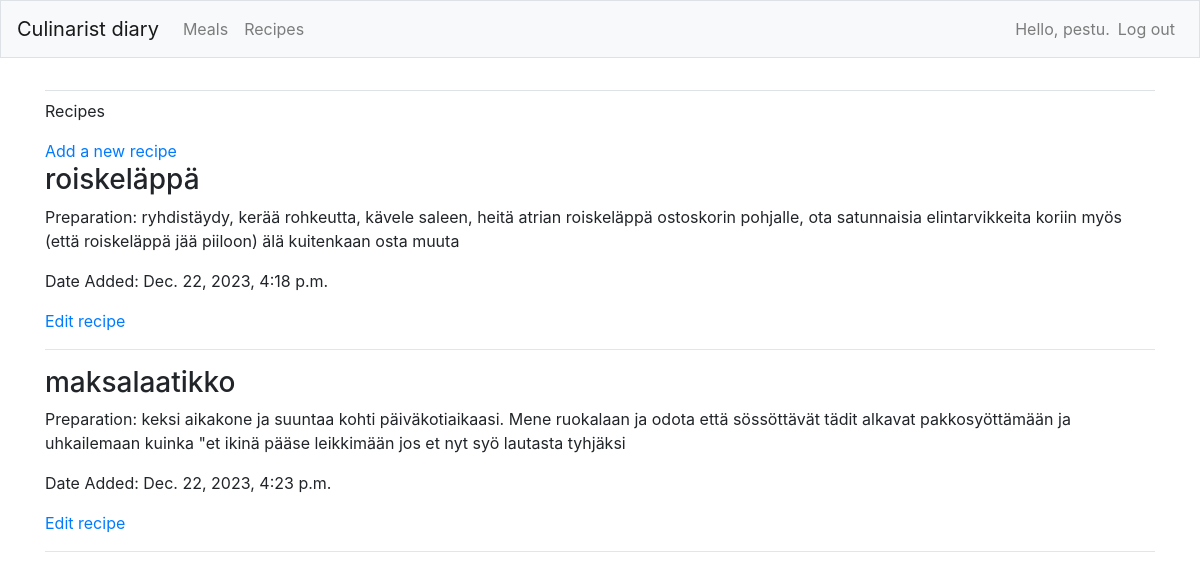
/meals/recipes (signed in), run on the app's committed database.
### culinarists/models.py (models this page shows, shortened)
class Recipe(models.Model):
    meal = models.OneToOneField(Meal, on_delete=models.CASCADE)
    preparation = models.TextField()
    date_added = models.DateTimeField(auto_now_add=True)

class Meal(models.Model):
    name = models.CharField(max_length=400)
    allergens = models.CharField(max_length=400)
    date_added = models.DateTimeField(auto_now_add=True)
    owner = models.ForeignKey(User, on_delete=models.CASCADE, null=True, blank=True)

### culinarists/views.py (the view)
# urls.py: path('meals/recipes', views.recipes, name='recipes'),
@login_required
def recipes(request):
    recipes = Recipe.objects.order_by('date_added')
    context = {'recipes': recipes}
    return render(request, 'culinarists/recipes.html', context)

### culinarists/templates/culinarists/recipes.html
{% extends 'culinarists/base.html' %}
{% block content %}
    <p>Recipes</p>
    <a href="{% url 'culinarists:new_recipe' %}">Add a new recipe</a>
    {% for recipe in recipes %}
            <h3>{{ recipe.meal.name }}</h3>
            <p>Preparation: {{ recipe.preparation }}</p>
            <p>Date Added: {{ recipe.date_added }}</p>
            <a href="{% url 'culinarists:edit_recipe' recipe_id=recipe.id %}">Edit recipe</a>
        <hr>
    {% endfor %}
{% endblock %}

### culinarists/templates/culinarists/base.html (shortened to what this page needs)
{% load bootstrap4 %}
<!doctype html>
<html lang="en">
<head>
    {% bootstrap_css %}
</head>
<body>
<nav class="navbar navbar-expand-md navbar-light bg-light mb-4 border">
<a class="navbar-brand" href="{% url 'culinarists:index'%}">
        Culinarist diary</a>
        <div class="collapse navbar-collapse" id="navbarCollapse">
        <ul class="navbar-nav mr-auto">
            <li class="nav-item">
            <a class="nav-link" href="{% url 'culinarists:meals'%}">
         Meals</a></li>
         <li class="nav-item">
            <a class="nav-link" href="{% url 'culinarists:recipes'%}">Recipes</a>
         </li>
        </ul>
        <ul class="navbar-nav ml-auto">
            {% if user.is_authenticated %}
        <li class="nav-item">
            <span class="navbar-text">Hello, {{ user.username }}.</span>
        </li>
<li class="nav-item">
        <a class="nav-link" href="{% url 'users:logout' %}">Log out</a>
    </li>
    {% else %}
        <li class="nav-item">
            <a class="nav-link" href="{% url 'users:register' %}">Register</a>
        </li>
        <li class="nav-item">
            <a class="nav-link" href="{% url 'users:login' %}">Log in</a></li>
    {% endif %}
    </ul>
        </div>
</nav>
<main role="main" class="container">
        <div class="pb-2 mb-2 border-bottom">
        </div>
        <div>
    {% block content %}{% endblock content %}
        </div>
    </main>
</body>
</html>

### data on the page
Recipe: meal.name "roiskeläppä", preparation "ryhdistäydy, kerää rohkeutta, kävele saleen, heitä atrian roiskeläppä ostoskorin pohjalle, ota satunnaisia elintarvikkeita koriin myös (että roiskeläppä jää piiloon) älä kuitenkaan osta muuta", date_added "Dec. 22, 2023, 4:18 p.m."
Recipe: meal.name "maksalaatikko", preparation "keksi aikakone ja suuntaa kohti päiväkotiaikaasi. Mene ruokalaan ja odota että sössöttävät tädit alkavat pakkosyöttämään ja uhkailemaan kuinka \"et ikinä pääse leikkimään jos et nyt syö lautasta tyhjäksi", date_added "Dec. 22, 2023, 4:23 p.m."

### other printed values
{{ user.username }} "pestu"
